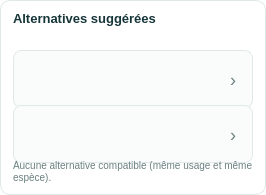
                          <widget class="QFrame" name="frameAlternatifsStock">
                           <property name="minimumSize">
                            <size>
                             <width>260</width>
                             <height>195</height>
                            </size>
                           </property>
                           <property name="maximumSize">
                            <size>
                             <width>16777215</width>
                             <height>195</height>
                            </size>
                           </property>
                           <property name="styleSheet">
                            <string>.QFrame { background-color:white; border:1px solid #E0E8E8; border-radius:10px; }</string>
                           </property>
                           <layout class="QVBoxLayout" name="layoutAlternatifs">
                            <property name="spacing">
                             <number>6</number>
                            </property>
                            <property name="leftMargin">
                             <number>12</number>
                            </property>
                            <property name="topMargin">
                             <number>10</number>
                            </property>
                            <property name="rightMargin">
                             <number>12</number>
                            </property>
                            <property name="bottomMargin">
                             <number>10</number>
                            </property>
                            <item>
                             <widget class="QLabel" name="lblAltTitreStock">
                              <property name="styleSheet">
                               <string>color:#17363A; font-size:13px; font-weight:bold;</string>
                              </property>
                              <property name="text">
                               <string>Alternatives suggérées</string>
                              </property>
                             </widget>
                            </item>
                            <item>
                             <widget class="QLabel" name="lblAltPourStock">
                              <property name="styleSheet">
                               <string>color:#6B8080; font-size:10px;</string>
                              </property>
                              <property name="text">
                               <string />
                              </property>
                             </widget>
                            </item>
                            <item>
                             <widget class="QFrame" name="frameAlt1Stock">
                              <property name="minimumSize">
                               <size>
                                <width>0</width>
                                <height>58</height>
                               </size>
                              </property>
                              <property name="maximumSize">
                               <size>
                                <width>16777215</width>
                                <height>58</height>
                               </size>
                              </property>
                              <property name="cursor">
                               <cursorShape>PointingHandCursor</cursorShape>
                              </property>
                              <property name="styleSheet">
                               <string>.QFrame { background-color:#FAFCFC; border:1px solid #E0E8E8; border-radius:8px; }
.QFrame:hover { background-color:#E6F2F1; border:1px solid #2A8C86; }</string>
                              </property>
                              <property name="toolTip">
                               <string>Utiliser ce produit comme alternative</string>
                              </property>
                              <layout class="QHBoxLayout" name="layoutAlt1">
                               <property name="spacing">
                                <number>8</number>
                               </property>
                               <property name="leftMargin">
                                <number>8</number>
                               </property>
                               <property name="topMargin">
                                <number>4</number>
                               </property>
                               <property name="rightMargin">
                                <number>10</number>
                               </property>
                               <property name="bottomMargin">
                                <number>4</number>
                               </property>
                               <item>
                                <widget class="QLabel" name="lblAltIcone1Stock">
                                 <property name="minimumSize">
                                  <size>
                                   <width>34</width>
                                   <height>0</height>
                                  </size>
                                 </property>
                                 <property name="maximumSize">
                                  <size>
                                   <width>34</width>
                                   <height>16777215</height>
                                  </size>
                                 </property>
                                 <property name="styleSheet">
                                  <string>font-size:24px;</string>
                                 </property>
                                 <property name="text">
                                  <string />
                                 </property>
                                </widget>
                               </item>
                               <item>
                                <widget class="QWidget" name="textesAlt1Stock">
                                 <layout class="QVBoxLayout" name="layout_textesAlt1">
                                  <property name="spacing">
                                   <number>0</number>
                                  </property>
                                  <property name="leftMargin">
                                   <number>0</number>
                                  </property>
                                  <property name="topMargin">
                                   <number>0</number>
                                  </property>
                                  <property name="rightMargin">
                                   <number>0</number>
                                  </property>
                                  <property name="bottomMargin">
                                   <number>0</number>
                                  </property>
                                  <item>
                                   <widget class="QLabel" name="lblAltNom1Stock">
                                    <property name="styleSheet">
                                     <string>color:#17363A;font-size:11px;font-weight:bold;</string>
                                    </property>
                                    <property name="text">
                                     <string />
                                    </property>
                                   </widget>
                                  </item>
                                  <item>
                                   <widget class="QLabel" name="lblAltCat1Stock">
                                    <property name="styleSheet">
                                     <string>color:#6B8080; font-size:10px;</string>
                                    </property>
                                    <property name="text">
                                     <string />
                                    </property>
                                   </widget>
                                  </item>
                                  <item>
                                   <widget class="QLabel" name="lblAltQte1Stock">
                                    <property name="styleSheet">
                                     <string>color:#6B8080; font-size:10px;</string>
                                    </property>
                                    <property name="text">
                                     <string />
                                    </property>
                                   </widget>
                                  </item>
                                 </layout>
                                </widget>
                               </item>
                               <item>
                                <widget class="QLabel" name="lblAltFleche1Stock">
                                 <property name="minimumSize">
                                  <size>
                                   <width>12</width>
                                   <height>0</height>
                                  </size>
                                 </property>
                                 <property name="maximumSize">
                                  <size>
                                   <width>12</width>
                                   <height>16777215</height>
                                  </size>
                                 </property>
                                 <property name="styleSheet">
                                  <string>color:#6B8080;font-size:18px;</string>
                                 </property>
                                 <property name="text">
                                  <string>›</string>
                                 </property>
                                </widget>
                               </item>
                              </layout>
                             </widget>
                            </item>
                            <item>
                             <widget class="QFrame" name="frameAlt2Stock">
                              <property name="minimumSize">
                               <size>
                                <width>0</width>
                                <height>58</height>
                               </size>
                              </property>
                              <property name="maximumSize">
                               <size>
                                <width>16777215</width>
                                <height>58</height>
                               </size>
                              </property>
                              <property name="cursor">
                               <cursorShape>PointingHandCursor</cursorShape>
                              </property>
                              <property name="styleSheet">
                               <string>.QFrame { background-color:#FAFCFC; border:1px solid #E0E8E8; border-radius:8px; }
.QFrame:hover { background-color:#E6F2F1; border:1px solid #2A8C86; }</string>
                              </property>
                              <property name="toolTip">
                               <string>Utiliser ce produit comme alternative</string>
                              </property>
                              <layout class="QHBoxLayout" name="layoutAlt2">
                               <property name="spacing">
                                <number>8</number>
                               </property>
                               <property name="leftMargin">
                                <number>8</number>
                               </property>
                               <property name="topMargin">
                                <number>4</number>
                               </property>
                               <property name="rightMargin">
                                <number>10</number>
                               </property>
                               <property name="bottomMargin">
                                <number>4</number>
                               </property>
                               <item>
                                <widget class="QLabel" name="lblAltIcone2Stock">
                                 <property name="minimumSize">
                                  <size>
                                   <width>34</width>
                                   <height>0</height>
                                  </size>
                                 </property>
                                 <property name="maximumSize">
                                  <size>
                                   <width>34</width>
                                   <height>16777215</height>
                                  </size>
                                 </property>
                                 <property name="styleSheet">
                                  <string>font-size:24px;</string>
                                 </property>
                                 <property name="text">
                                  <string />
                                 </property>
                                </widget>
                               </item>
                               <item>
                                <widget class="QWidget" name="textesAlt2Stock">
                                 <layout class="QVBoxLayout" name="layout_textesAlt2">
                                  <property name="spacing">
                                   <number>0</number>
                                  </property>
                                  <property name="leftMargin">
                                   <number>0</number>
                                  </property>
                                  <property name="topMargin">
                                   <number>0</number>
                                  </property>
                                  <property name="rightMargin">
                                   <number>0</number>
                                  </property>
                                  <property name="bottomMargin">
                                   <number>0</number>
                                  </property>
                                  <item>
                                   <widget class="QLabel" name="lblAltNom2Stock">
                                    <property name="styleSheet">
                                     <string>color:#17363A;font-size:11px;font-weight:bold;</string>
                                    </property>
                                    <property name="text">
                                     <string />
                                    </property>
                                   </widget>
                                  </item>
                                  <item>
                                   <widget class="QLabel" name="lblAltCat2Stock">
                                    <property name="styleSheet">
                                     <string>color:#6B8080; font-size:10px;</string>
                                    </property>
                                    <property name="text">
                                     <string />
                                    </property>
                                   </widget>
                                  </item>
                                  <item>
                                   <widget class="QLabel" name="lblAltQte2Stock">
                                    <property name="styleSheet">
                                     <string>color:#6B8080; font-size:10px;</string>
                                    </property>
                                    <property name="text">
                                     <string />
                                    </property>
                                   </widget>
                                  </item>
                                 </layout>
                                </widget>
                               </item>
                               <item>
                                <widget class="QLabel" name="lblAltFleche2Stock">
                                 <property name="minimumSize">
                                  <size>
                                   <width>12</width>
                                   <height>0</height>
                                  </size>
                                 </property>
                                 <property name="maximumSize">
                                  <size>
                                   <width>12</width>
                                   <height>16777215</height>
                                  </size>
                                 </property>
                                 <property name="styleSheet">
                                  <string>color:#6B8080;font-size:18px;</string>
                                 </property>
                                 <property name="text">
                                  <string>›</string>
                                 </property>
                                </widget>
                               </item>
                              </layout>
                             </widget>
                            </item>
                            <item>
                             <widget class="QLabel" name="lblAucuneAltStock">
                              <property name="styleSheet">
                               <string>color:#6B8080; font-size:10px;</string>
                              </property>
                              <property name="text">
                               <string>Aucune alternative compatible (même usage et même espèce).</string>
                              </property>
                              <property name="wordWrap">
                               <bool>true</bool>
                              </property>
                             </widget>
                            </item>
                            <item>
                             <spacer name="espaceBasAlternatifs">
                              <property name="orientation">
                               <enum>Qt::Vertical</enum>
                              </property>
                              <property name="sizeHint" stdset="0">
                               <size>
                                <width>40</width>
                                <height>20</height>
                               </size>
                              </property>
                             </spacer>
                            </item>
                           </layout>
                          </widget>
